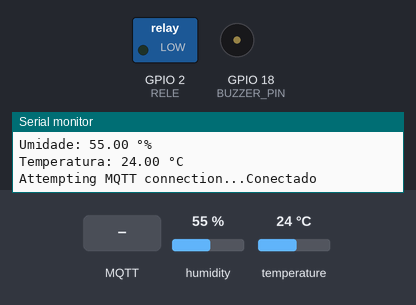
Bench run of a sketch on a simulated ESP32. Parts: switched loads named in the sketch (green lamp = pin HIGH), buzzer (waves = sounding, pin HIGH), the last lines printed to the serial monitor. The inputs (shaded band) are chosen by the test bench; at power-on: humidity 55 %, temperature 24 °C. WiFi joins after 1.5 s; servers stay silent unless stated; network time is answered at once with the bench clock; the local clock reads 2024-03-15 10:24:30 at power-on unless the sketch sets it; random numbers use the default seed unless the sketch sets one; no MQTT or app messages arrive unless stated.

Above: at 2.7 s.
2.8 s: MQTT message "L" arrives on the first subscribed topic
At 3.6 s:
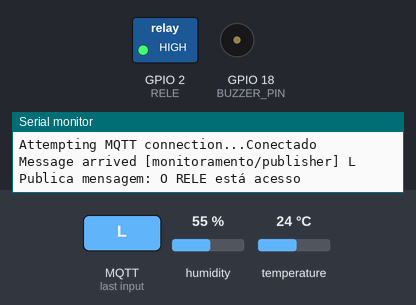
4.3 s: MQTT message "A" arrives on the first subscribed topic
At 4.7 s:
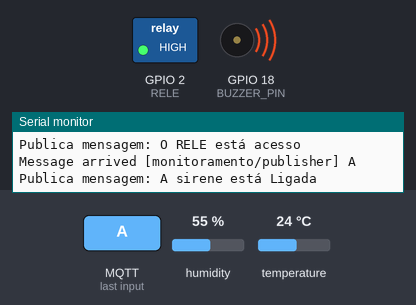
5.8 s: MQTT message "D" arrives on the first subscribed topic
At 7.1 s:
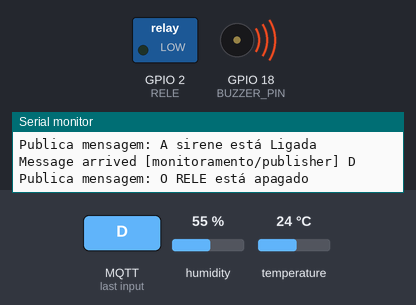
Timing chart, 0 to 8.8 s (numbered marks = the images above; inputs shaded):
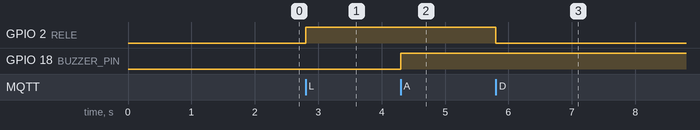

Measured:
- after the input at 2.8 s, GPIO 2 (RELE): LOW → HIGH at once
- after the input at 4.3 s, GPIO 18 (BUZZER_PIN): LOW → HIGH at once
- after the input at 5.8 s, GPIO 2 (RELE): HIGH → LOW at once

The sketch:

program_esp32.ino
```cpp
#include <WiFi.h>
#include <PubSubClient.h> //comunicação com um servidor MQTT
#include "DHT.h"
#include <TimeLib.h>  // Biblioteca para manipulação de datas e horas
#include <NTPClient.h>
#include <WiFiUdp.h>

const char* ssid = "REDE";
const char* password = "SENHA";
// const char* mqtt_server = "broker.hivemq.com"; //endereço do servidor MQTT online
//const char* mqtt_server = "10.0.0.105"; //endereço do Raspberry
const char* mqtt_server = "10.0.0.108"; //endereço do Raspberry

WiFiClient espClient; //objeto para gerenciar a conexão Wi-Fi.
PubSubClient client(espClient); //objeto para se conectar ao servidor MQTT, utilizando a conexão Wi-Fi

WiFiUDP ntpUDP;
const int timeZone = -3; // Ajuste para o seu fuso horário
const char* ntpServer = "pool.ntp.org";
const unsigned long gmtOffset = 3600 * timeZone;
const unsigned int updateInterval = 60000; // Atualiza a hora a cada minuto

NTPClient timeClient(ntpUDP,ntpServer,gmtOffset,updateInterval); //Pega a hora e data atual


//unsigned long lastMsg = 0;
#define MSG_BUFFER_SIZE (50) //tamanho máximo de uma mensagem que pode ser enviada ou recebida.
char msg[MSG_BUFFER_SIZE]; //array de caracteres que será usado para armazenar as mensagens.

#define BUZZER_PIN 18
#define DHTPIN 13 // pino DHT11
#define DHTTYPE DHT11 // DHT 11
#define RELE 2
bool releLigado = false; // Estado do relé

// Variáveis para armazenar os últimos valores lidos de temperatura e umidade
float humidadeAnterior=0,temperaturaAnterior=0;
// Variáveis para armazenar o tempo do último envio da umidade e temperatura e da minha mensagem de funcionamento da aplicação MQTT
static unsigned long tempoUltimoEnvioUmidade = 0, tempoUltimoEnvioTemperatura = 0, tempoUltimoHeartbeat  = 0;
const long intervalo = 300000;  // Intervalo de 5 minutos em milissegundos

DHT dht(DHTPIN, DHTTYPE);

//Toda vez que uma nova mensagem chega no tópico que o ESP32 está "ouvindo", essa função é automaticamente chamada
void callback(char* nomeDoTopico, byte* dadosEnviados, unsigned int tamanhoDoConteudoDaMensagem){
  Serial.print("Message arrived [");
  Serial.print(nomeDoTopico);
  Serial.print("] ");
  for (int i=0; i<tamanhoDoConteudoDaMensagem; i++) {
    Serial.print((char)dadosEnviados[i]);
  }
  Serial.println();

  if((char)dadosEnviados[0]=='L' || (char)dadosEnviados[0]=='l'){
    digitalWrite(RELE, HIGH);
    snprintf(msg, MSG_BUFFER_SIZE, "O RELE está acesso");
    Serial.print("Publica mensagem: ");
    Serial.println(msg);
    client.publish("monitoramento/led",msg);
  }

  if ((char)dadosEnviados[0]=='D' || (char)dadosEnviados[0]=='d') {
    digitalWrite(RELE, LOW);
    snprintf(msg, MSG_BUFFER_SIZE, "O RELE está apagado");
    Serial.print("Publica mensagem: ");
    Serial.println(msg);
    client.publish("monitoramento/led",msg);
  }

  if ((char)dadosEnviados[0]=='A' || (char)dadosEnviados[0]=='a') {
    digitalWrite(BUZZER_PIN, HIGH);
    snprintf(msg, MSG_BUFFER_SIZE, "A sirene está Ligada");
    Serial.print("Publica mensagem: ");
    Serial.println(msg);
    client.publish("monitoramento/sirene",msg);
  }

  if ((char)dadosEnviados[0]=='P' || (char)dadosEnviados[0]=='p') {
    digitalWrite(BUZZER_PIN, LOW);
    snprintf(msg, MSG_BUFFER_SIZE, "A sirene está Desligada");
    Serial.print("Publica mensagem: ");
    Serial.println(msg);
    client.publish("monitoramento/sirene",msg);
  }

}

// Setup da conecção wifi
void setup_wifi(){
  delay(10);
  Serial.println();
  Serial.println();
  Serial.print("Connecting to ");
  Serial.println(ssid);

  WiFi.begin(ssid, password);

  while (WiFi.status() != WL_CONNECTED) {
    delay(500);
    Serial.print(".");
  }

  Serial.println("");
  Serial.println("WiFi connected.");
  Serial.println("IP address: ");
  Serial.println(WiFi.localIP());

}

// Reconecção ao Broker MQTT
void reconnect(){
  while(!client.connected()){
    Serial.print("Attempting MQTT connection...");

    String clientId = "ENGEASIER_MQTT";
    clientId += String(random(0xffff),HEX);

    if(client.connect(clientId.c_str())){
      Serial.println("Conectado");

      client.subscribe("monitoramento/publisher");
    }else{
      Serial.print("failed, rc=");
      Serial.print(client.state());
      Serial.println(" try again in 5 seconds");
      delay(5000);
    }
  }

}

void controleTemperatura(float temperatura,float humidade){

  if (temperatura >= 50 && !releLigado) {
    digitalWrite(RELE, HIGH); // Liga o relé
    releLigado = true;
    Serial.println("Relé ligado: Temperatura >= 50°C");
    client.publish("monitoramento/rele", "Ligado"); // Publica no MQTT
  }
  else if (temperatura < 40 && releLigado) {
    digitalWrite(RELE, LOW); // Desliga o relé
    releLigado = false;
    Serial.println("Relé desligado: Temperatura < 40°C");
    client.publish("monitoramento/rele", "Desligado"); // Publica no MQTT
  }

}

void dht11(){
  unsigned long tempoAtual = millis();  //Armazena o tempo atual

  float humidade = dht.readHumidity(); //Ler a humidade
  float temperatura = dht.readTemperature(); //Ler a temperatura

  controleTemperatura(temperatura,humidade);
  // testa se retorno é valido, caso contrário algo está errado.
  if (isnan(temperatura) || isnan(humidade))
  {
    char* mensagem = "Failed to read from DHT";
    Serial.println(mensagem);
    sprintf(msg, "%s", mensagem);
    client.publish("monitoramento/temperatura",mensagem);
    client.publish("monitoramento/umidade",mensagem);
  }
  else
  {
    // Envia a mensagem se a umidade lida for diferente que a anterior ou se já tiver passado 5min do último envio
    if(humidade != humidadeAnterior || tempoAtual - tempoUltimoEnvioUmidade >= intervalo){
      humidadeAnterior = humidade;
      Serial.print("Umidade: ");
      Serial.print(humidade);
      Serial.println(F(" °%"));
      sprintf(msg,"%.2f",humidade);
      client.publish("monitoramento/umidade",msg);
      tempoUltimoEnvioUmidade = tempoAtual;
    }

    // Envia a mensagem se a temperatura lida for diferente que a anterior ou se já tiver passado 5min do último envio
    if(temperatura != temperaturaAnterior || tempoAtual - tempoUltimoEnvioTemperatura >= intervalo){
      temperaturaAnterior = temperatura;
      Serial.print("Temperatura: ");
      Serial.print(temperatura);
      Serial.println((" °C"));
      sprintf(msg,"%.2f",temperatura);
      client.publish("monitoramento/temperatura",msg);
      tempoUltimoEnvioTemperatura = tempoAtual;
    }

  }
}

//Confirma que a aplicação MQTT está funcionando corretamente(Batimento cardiaco a cada 2 min)
void heartbeat(){


  timeClient.update();
  setTime(timeClient.getEpochTime()); //Sincronizar a Hora

  unsigned long tempoAtual = millis();
  const unsigned long intervaloHeartbeat = 60000; // 2 minutos em milissegundos

  if(tempoAtual - tempoUltimoHeartbeat >= intervaloHeartbeat){
    // Obtém a hora atual
    int horaAtual = hour();
    int minutoAtual = minute();
    int segundoAtual = second();
    int diaAtual = day();
    int mesAtual = month();
    int anoAtual = year();

    // Formata a data e hora
    char dataHora[32];
    sprintf(dataHora, "%02d/%02d/%04d %02d:%02d:%02d", diaAtual,mesAtual,anoAtual, horaAtual, minutoAtual, segundoAtual);

    // Concatena a data e hora à mensagem do heartbeat
    char mensagemHeartbeat[64];
    sprintf(mensagemHeartbeat, dataHora);

    Serial.println(mensagemHeartbeat);
    client.publish("monitoramento/heartbeat",mensagemHeartbeat);
    tempoUltimoHeartbeat = tempoAtual;
  }
}

void setup() {
  // put your setup code here, to run once:

  pinMode(RELE, OUTPUT);
  digitalWrite(RELE, LOW);
  pinMode(BUZZER_PIN, OUTPUT);
  dht.begin(); //Inicializa o DHT11

  Serial.begin(115200);
  setup_wifi();
  client.setServer(mqtt_server,1883);
  client.setCallback(callback);
  timeClient.begin();


}

boolean i = false;
void loop() {

  dht11();
  heartbeat();

  if(!client.connected()){
    reconnect();
  }

  if(!i){
    // Publica o estado inicial do relé no MQTT
    client.publish("monitoramento/rele",  releLigado ? "Ligado" : "Desligado");
    i = true;
  }


  client.loop();
}
```
